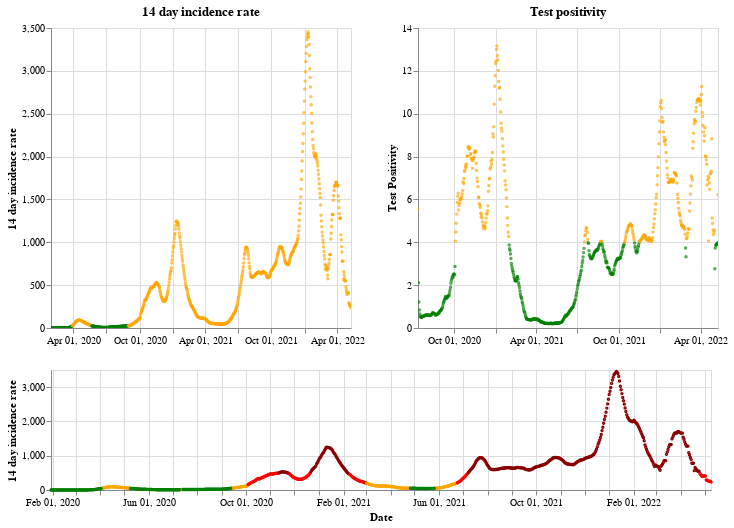

Notebook source saved alongside this figure:
### Markdown cell above
## England

### Code cell
plot_traffic_light('England')

### Figure 1 — Vega-Lite specification as saved in the notebook (floating-point values rounded to 4 significant figures; data arrays with more than 128 entries replaced by an {"elided": "..."} marker saying what was removed)
{"config": {"view": {"continuousWidth": 400, "continuousHeight": 300}}, "vconcat": [{"hconcat": [{"mark": {"type": "point", "size": 2}, "encoding": {"color": {"condition": {"value": "green", "test": "(datum.twoWeeklyCasesRate <= 25)"}, "value": "orange"}, "tooltip": [{"type": "nominal", "field": "areaName"}, {"type": "temporal", "field": "date"}, {"type": "quantitative", "field": "twoWeeklyCasesRate"}, {"type": "quantitative", "field": "testPositivity"}], "x": {"type": "temporal", "axis": {"title": ""}, "field": "date", "scale": {"domain": {"selection": "DateBrush"}}, "timeUnit": "yearmonthdate"}, "y": {"type": "quantitative", "axis": {"title": "14 day incidence rate"}, "field": "twoWeeklyCasesRate"}}, "title": "14 day incidence rate", "width": 300}, {"mark": {"type": "point", "size": 2}, "encoding": {"color": {"condition": {"value": "green", "test": "(datum.testPositivity <= 4)"}, "value": "orange"}, "tooltip": [{"type": "nominal", "field": "areaName"}, {"type": "temporal", "field": "date"}, {"type": "quantitative", "field": "twoWeeklyCasesRate"}, {"type": "quantitative", "field": "testPositivity"}], "x": {"type": "temporal", "axis": {"title": ""}, "field": "date", "scale": {"domain": {"selection": "DateBrush"}}, "timeUnit": "yearmonthdate"}, "y": {"type": "quantitative", "axis": {"title": "Test Positivity"}, "field": "testPositivity"}}, "title": "Test positivity", "width": 300}]}, {"layer": [{"mark": {"type": "point", "size": 2}, "encoding": {"color": {"condition": {"value": "orange", "test": "(((datum.testPositivity < 4) && (datum.twoWeeklyCasesRate >= 50)) && (datum.twoWeeklyCasesRate < 200))"}, "value": "red"}, "opacity": {"condition": {"value": 1, "test": "((datum.twoWeeklyCasesRate >= 50) && (datum.twoWeeklyCasesRate < 500))"}, "value": 0}, "tooltip": [{"type": "nominal", "field": "areaName"}, {"type": "temporal", "field": "date"}, {"type": "quantitative", "field": "twoWeeklyCasesRate"}, {"type": "quantitative", "field": "testPositivity"}], "x": {"type": "temporal", "axis": {"title": "Date"}, "field": "date", "timeUnit": "yearmonthdate"}, "y": {"type": "quantitative", "axis": {"title": "14 day incidence rate"}, "field": "twoWeeklyCasesRate"}}, "selection": {"DateBrush": {"type": "interval", "encodings": ["x"], "fields": ["Time"]}}}, {"mark": {"type": "point", "size": 2}, "encoding": {"color": {"value": "darkred"}, "opacity": {"condition": {"value": 1, "test": "(datum.twoWeeklyCasesRate >= 500)"}, "value": 0}, "tooltip": [{"type": "nominal", "field": "areaName"}, {"type": "temporal", "field": "date"}, {"type": "quantitative", "field": "twoWeeklyCasesRate"}, {"type": "quantitative", "field": "testPositivity"}], "x": {"type": "temporal", "axis": {"title": "Date"}, "field": "date", "timeUnit": "yearmonthdate"}, "y": {"type": "quantitative", "axis": {"title": "14 day incidence rate"}, "field": "twoWeeklyCasesRate"}}}, {"mark": {"type": "point", "size": 2}, "encoding": {"color": {"condition": {"value": "green", "test": "((datum.testPositivity < 4) && (datum.twoWeeklyCasesRate < 50))"}, "value": "orange"}, "opacity": {"condition": {"value": 1, "test": "(datum.twoWeeklyCasesRate < 50)"}, "value": 0}, "tooltip": [{"type": "nominal", "field": "areaName"}, {"type": "temporal", "field": "date"}, {"type": "quantitative", "field": "twoWeeklyCasesRate"}, {"type": "quantitative", "field": "testPositivity"}], "x": {"type": "temporal", "axis": {"title": "Date"}, "field": "date", "timeUnit": "yearmonthdate"}, "y": {"type": "quantitative", "axis": {"title": "14 day incidence rate"}, "field": "twoWeeklyCasesRate"}}}], "height": 120, "width": 660}], "data": {"name": "data-c179b2a315ed3803a19eb62b0ab85334"}, "$schema": "https://vega.github.io/schema/vega-lite/v4.8.1.json", "datasets": {"data-c179b2a315ed3803a19eb62b0ab85334": {"elided": "831 records"}}}
